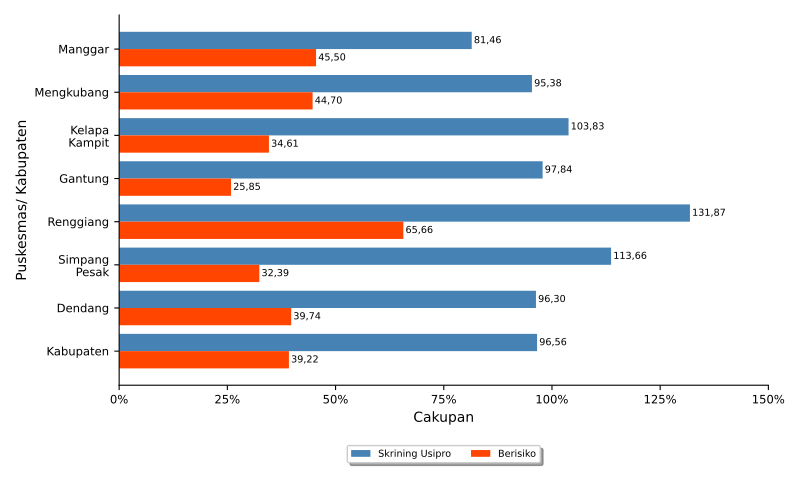

Here is the Python script that generated this plot:
import numpy as np
import matplotlib.pyplot as plt
import pandas
from textwrap import wrap
from matplotlib.ticker import FuncFormatter
import locale
locale.setlocale(locale.LC_ALL, 'id_ID.UTF8')

import sys, os, inspect
currentdir = os.path.dirname(os.path.abspath(inspect.getfile(inspect.currentframe())))
parentdir = os.path.dirname(currentdir)
sys.path.insert(0, parentdir)

berkasData = currentdir +'\\bab_05_28_dataSkriningProduktif.csv'
berkasSimpan = currentdir +'\\bab_05_28_skriningProduktif.pdf'
# judulDiagram = 'Pelayanan Skrining Kesehatan Usia Produktif\nTahun 2021'
sumbuX = 'Cakupan'
sumbuY = 'Puskesmas/ Kabupaten'
labelBar1 = 'Skrining Usipro'
labelBar2 = 'Berisiko'
tickerSumbuX = np.arange(0,151,25)

# read data file
colnames = ['puskesmas','skriningUsipro','usiproBerisiko']
data = pandas.read_csv(berkasData, names=colnames, sep=';')
puskesmas = data.puskesmas.tolist()
bar1 = data.skriningUsipro.tolist()
bar2 = data.usiproBerisiko.tolist()

ind = np.arange(len(puskesmas))  # the x locations for the groups
width = 0.4       # the width of the bars
widthDL = 0.5      # spacing for data labels

# make bars
fig, ax = plt.subplots()
rects1 = ax.barh(ind, bar1, width, color='steelblue', label=labelBar1)
rects2 = ax.barh(ind + width, bar2, width, color='orangered', label = labelBar2)

# add some text for labels, title and axes ticks
# ax.set_title(judulDiagram)
ax.set_xticks(tickerSumbuX)
ax.set_xlabel(sumbuX)
ax.xaxis.set_major_formatter(FuncFormatter(lambda x, pos: "{:n}%".format(x)))

ax.set_yticks(ind+width/2)
ax.set_yticklabels(list([ '\n'.join(wrap(l, 10)) for l in puskesmas ]))
ax.invert_yaxis()
ax.set_ylabel(sumbuY)

ax.tick_params(axis='both', which='major', labelsize='small')
ax.spines['top'].set_visible(False)
ax.spines['right'].set_visible(False)

# make legend box
box = ax.get_position()
ax.set_position([box.x0, box.y0 + box.height * 0.1, box.width, box.height * 0.9])
ax.legend(fontsize='x-small', loc='upper center', bbox_to_anchor=(0.5, -0.15), fancybox=True, shadow=True, ncol=3)

# add data label
for i, v in enumerate(bar1):
    ax.text(v + widthDL, i, locale.format_string("%.2f", v), ha='left', va='center', fontsize='x-small')
for i, v in enumerate(bar2):
    ax.text(v + widthDL, i + width, locale.format_string("%.2f", v), ha='left', va='center', fontsize='x-small')

# finishing
pyrfig = plt.figure(1)
pyrfig.set_figwidth(8)
pyrfig.set_figheight(5)
# tight_layout to make consistent size
# adjust subplot to make room for legend
fig.subplots_adjust(bottom=-0.15)
plt.tight_layout()
plt.savefig(berkasSimpan)
plt.close(pyrfig)
# plt.show()
